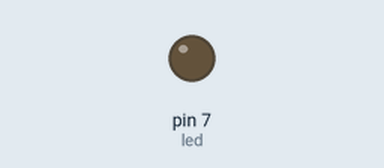
Bench run of a sketch on a simulated Arduino Uno, built with avr-gcc and run on an emulated ATmega328P. On the bench: output pins drawn as LEDs (lit = HIGH).

Above: at 0.3 s.
At 3.9 s:
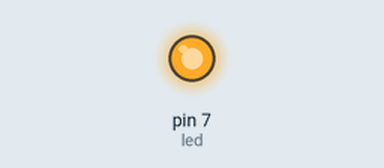
Timing chart, 0 to 6.0 s (numbered marks = the images above):
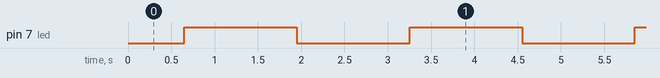

The sketch:

Led_Fade.ino
```cpp
int led=7;

void setup(){
 pinMode(led,OUTPUT);
}

void loop(){

  for(int brillo=0;brillo<=255;brillo=brillo+10){
    analogWrite(led,brillo);
  delay(50);
  }


  for(int brillo=255;brillo>=0;brillo=brillo-10){
    analogWrite(led,brillo);
  delay(50);
  }


}
```

Measured:
- by itself, pin 7 (led): alternates HIGH for 1.3 s and LOW for 1.3 s
